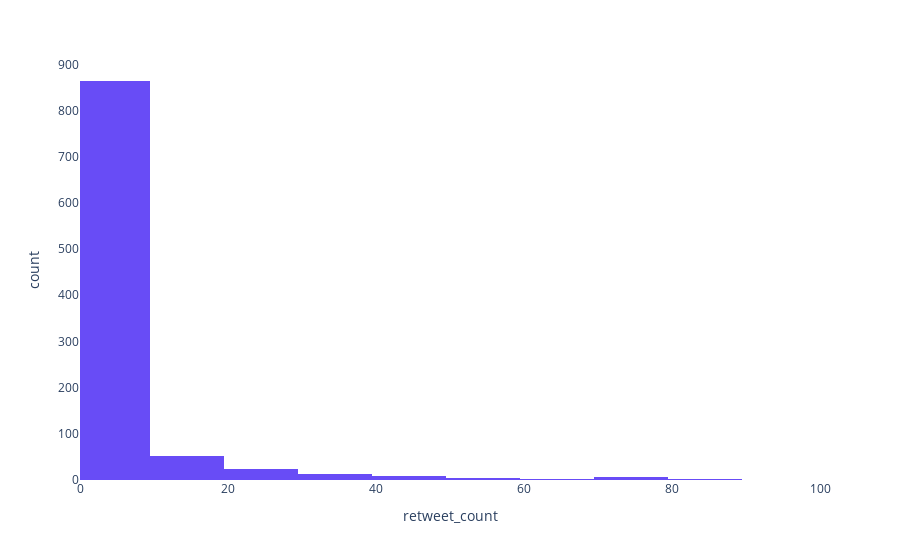

Notebook code for this chart:
### Markdown cell above
### Including 0

### Code cell
limits, count = df.select('retweet_count').rdd.flatMap(lambda x: x).histogram(list(range(0, 100, 10)))
limits = np.array(limits)
fig = px.histogram(x=(limits[:-1] + limits[1:]) / 2 + 2, y=count, nbins=10, range_x=[0, 100])
fig.update_xaxes(title='retweet_count').update_yaxes(title='count')

### Figure 1 — Plotly figure (JSON) as saved in the notebook; plotly's stock layout.template omitted (floating-point values rounded to 4 significant figures)
{"data": [{"alignmentgroup": "True", "bingroup": "x", "histfunc": "sum", "hovertemplate": "x=%{x}<br>sum of y=%{y}<extra></extra>", "legendgroup": "", "marker": {"color": "#684cf6", "pattern": {"shape": ""}}, "name": "", "nbinsx": 10, "offsetgroup": "", "orientation": "v", "showlegend": false, "type": "histogram", "x": [7, 17, 27, 37, 47, 57, 67, 77, 87], "xaxis": "x", "y": [864, 52, 24, 14, 8, 4, 3, 6, 2], "yaxis": "y"}], "layout": {"barmode": "relative", "legend": {"tracegroupgap": 0}, "margin": {"t": 60}, "xaxis": {"anchor": "y", "domain": [0, 1], "range": [0, 100], "title": {"text": "retweet_count"}}, "yaxis": {"anchor": "x", "domain": [0, 1], "title": {"text": "count"}}}}
